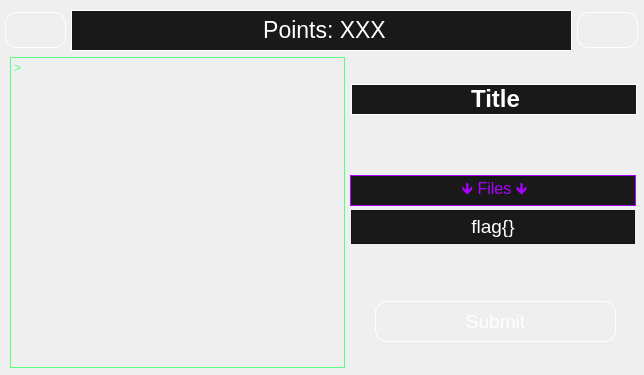
<?xml version="1.0" encoding="UTF-8"?>
<ui version="4.0">
 <class>Main_Player_Menu</class>
 <widget class="QWidget" name="Main_Player_Menu">
  <property name="geometry">
   <rect>
    <x>0</x>
    <y>0</y>
    <width>644</width>
    <height>375</height>
   </rect>
  </property>
  <property name="minimumSize">
   <size>
    <width>644</width>
    <height>375</height>
   </size>
  </property>
  <property name="maximumSize">
   <size>
    <width>644</width>
    <height>375</height>
   </size>
  </property>
  <property name="windowTitle">
   <string>SPCTF</string>
  </property>
  <property name="styleSheet">
   <string notr="true">background-image: url(:/SPCTF Logo/SourceMountain2.jpg);</string>
  </property>
  <widget class="QLabel" name="label">
   <property name="geometry">
    <rect>
     <x>71</x>
     <y>10</y>
     <width>501</width>
     <height>41</height>
    </rect>
   </property>
   <property name="font">
    <font>
     <pointsize>17</pointsize>
    </font>
   </property>
   <property name="styleSheet">
    <string notr="true">background-color: rgb(25, 25, 25);
color: rgb(255, 255, 255);
background-image: url(:/SPCTF Logo/color.png);</string>
   </property>
   <property name="frameShape">
    <enum>QFrame::Panel</enum>
   </property>
   <property name="text">
    <string>&lt;html&gt;&lt;head/&gt;&lt;body&gt;&lt;p align=&quot;center&quot;&gt;Points: XXX&lt;/p&gt;&lt;/body&gt;&lt;/html&gt;</string>
   </property>
  </widget>
  <widget class="QPushButton" name="BackButton">
   <property name="geometry">
    <rect>
     <x>5</x>
     <y>12</y>
     <width>61</width>
     <height>36</height>
    </rect>
   </property>
   <property name="font">
    <font>
     <pointsize>25</pointsize>
    </font>
   </property>
   <property name="styleSheet">
    <string notr="true">background-image: url(:/SPCTF Logo/color.png);
image: url(:/SPCTF Logo/LeftArrow.png);
border-style: outset;
border-width: 1px;
border-radius: 11px;
border-color: white;
padding: 3px;
color: rgb(255, 255, 255);</string>
   </property>
   <property name="text">
    <string/>
   </property>
  </widget>
  <widget class="QPushButton" name="ForwardButton">
   <property name="geometry">
    <rect>
     <x>577</x>
     <y>12</y>
     <width>61</width>
     <height>36</height>
    </rect>
   </property>
   <property name="font">
    <font>
     <pointsize>25</pointsize>
    </font>
   </property>
   <property name="styleSheet">
    <string notr="true">background-image: url(:/SPCTF Logo/color.png);
image: url(:/SPCTF Logo/RightArrow.png);
border-style: outset;
border-width: 1px;
border-radius: 11px;
border-color: white;
padding: 3px;
color: rgb(255, 255, 255);</string>
   </property>
   <property name="text">
    <string/>
   </property>
  </widget>
  <widget class="QLabel" name="label_2">
   <property name="geometry">
    <rect>
     <x>10</x>
     <y>57</y>
     <width>335</width>
     <height>311</height>
    </rect>
   </property>
   <property name="styleSheet">
    <string notr="true">color: rgb(85, 255, 127);
background-image: url(:/SPCTF Logo/color.png);</string>
   </property>
   <property name="frameShape">
    <enum>QFrame::Panel</enum>
   </property>
   <property name="text">
    <string>&gt; </string>
   </property>
   <property name="alignment">
    <set>Qt::AlignLeading|Qt::AlignLeft|Qt::AlignTop</set>
   </property>
  </widget>
  <widget class="QLabel" name="Label">
   <property name="geometry">
    <rect>
     <x>351</x>
     <y>84</y>
     <width>286</width>
     <height>31</height>
    </rect>
   </property>
   <property name="styleSheet">
    <string notr="true">background-color: rgb(25, 25, 25);
color: rgb(255, 255, 255);
background-image: url(:/SPCTF/RAW IMG/color.png);</string>
   </property>
   <property name="frameShape">
    <enum>QFrame::Panel</enum>
   </property>
   <property name="text">
    <string>&lt;html&gt;&lt;head/&gt;&lt;body&gt;&lt;p align=&quot;center&quot;&gt;&lt;span style=&quot; font-size:18pt; font-weight:600;&quot;&gt;Title&lt;/span&gt;&lt;/p&gt;&lt;/body&gt;&lt;/html&gt;</string>
   </property>
   <property name="textFormat">
    <enum>Qt::RichText</enum>
   </property>
  </widget>
  <widget class="QLabel" name="Download">
   <property name="geometry">
    <rect>
     <x>350</x>
     <y>175</y>
     <width>286</width>
     <height>31</height>
    </rect>
   </property>
   <property name="styleSheet">
    <string notr="true">background-color: rgb(25, 25, 25);
color: rgb(170, 0, 255);
background-image: url(:/SPCTF/RAW IMG/color.png);</string>
   </property>
   <property name="frameShape">
    <enum>QFrame::Panel</enum>
   </property>
   <property name="text">
    <string>&lt;html&gt;&lt;head/&gt;&lt;body&gt;&lt;p align=&quot;center&quot;&gt;&lt;span style=&quot; font-size:12pt;&quot;&gt;🡻 Files 🡻&lt;/span&gt;&lt;/p&gt;&lt;/body&gt;&lt;/html&gt;</string>
   </property>
   <property name="textFormat">
    <enum>Qt::RichText</enum>
   </property>
  </widget>
  <widget class="QPushButton" name="Submit">
   <property name="geometry">
    <rect>
     <x>375</x>
     <y>301</y>
     <width>241</width>
     <height>41</height>
    </rect>
   </property>
   <property name="font">
    <font>
     <pointsize>14</pointsize>
    </font>
   </property>
   <property name="autoFillBackground">
    <bool>false</bool>
   </property>
   <property name="styleSheet">
    <string notr="true">background-image: url(:/SPCTF Logo/RAW IMG/color.png);
border-style: outset;
border-width: 1px;
border-radius: 11px;
border-color: white;
padding: 3px;
color: rgb(255, 255, 255);</string>
   </property>
   <property name="text">
    <string>Submit</string>
   </property>
  </widget>
  <widget class="QTextEdit" name="Flag_Input">
   <property name="geometry">
    <rect>
     <x>351</x>
     <y>210</y>
     <width>284</width>
     <height>34</height>
    </rect>
   </property>
   <property name="font">
    <font>
     <pointsize>14</pointsize>
    </font>
   </property>
   <property name="styleSheet">
    <string notr="true">background-color: rgb(25, 25, 25);
color: rgb(255, 255, 255);
background-image: url(:/SPCTF/RAW IMG/color.png);</string>
   </property>
   <property name="html">
    <string>&lt;!DOCTYPE HTML PUBLIC &quot;-//W3C//DTD HTML 4.0//EN&quot; &quot;http://www.w3.org/TR/REC-html40/strict.dtd&quot;&gt;
&lt;html&gt;&lt;head&gt;&lt;meta name=&quot;qrichtext&quot; content=&quot;1&quot; /&gt;&lt;style type=&quot;text/css&quot;&gt;
p, li { white-space: pre-wrap; }
&lt;/style&gt;&lt;/head&gt;&lt;body style=&quot; font-family:'MS Shell Dlg 2'; font-size:14pt; font-weight:400; font-style:normal;&quot;&gt;
&lt;p align=&quot;center&quot; style=&quot; margin-top:0px; margin-bottom:0px; margin-left:0px; margin-right:0px; -qt-block-indent:0; text-indent:0px;&quot;&gt;flag{}&lt;/p&gt;&lt;/body&gt;&lt;/html&gt;</string>
   </property>
  </widget>
 </widget>
 <resources>
  <include location="../../Start_Menu/Res.qrc"/>
 </resources>
 <connections/>
</ui>
